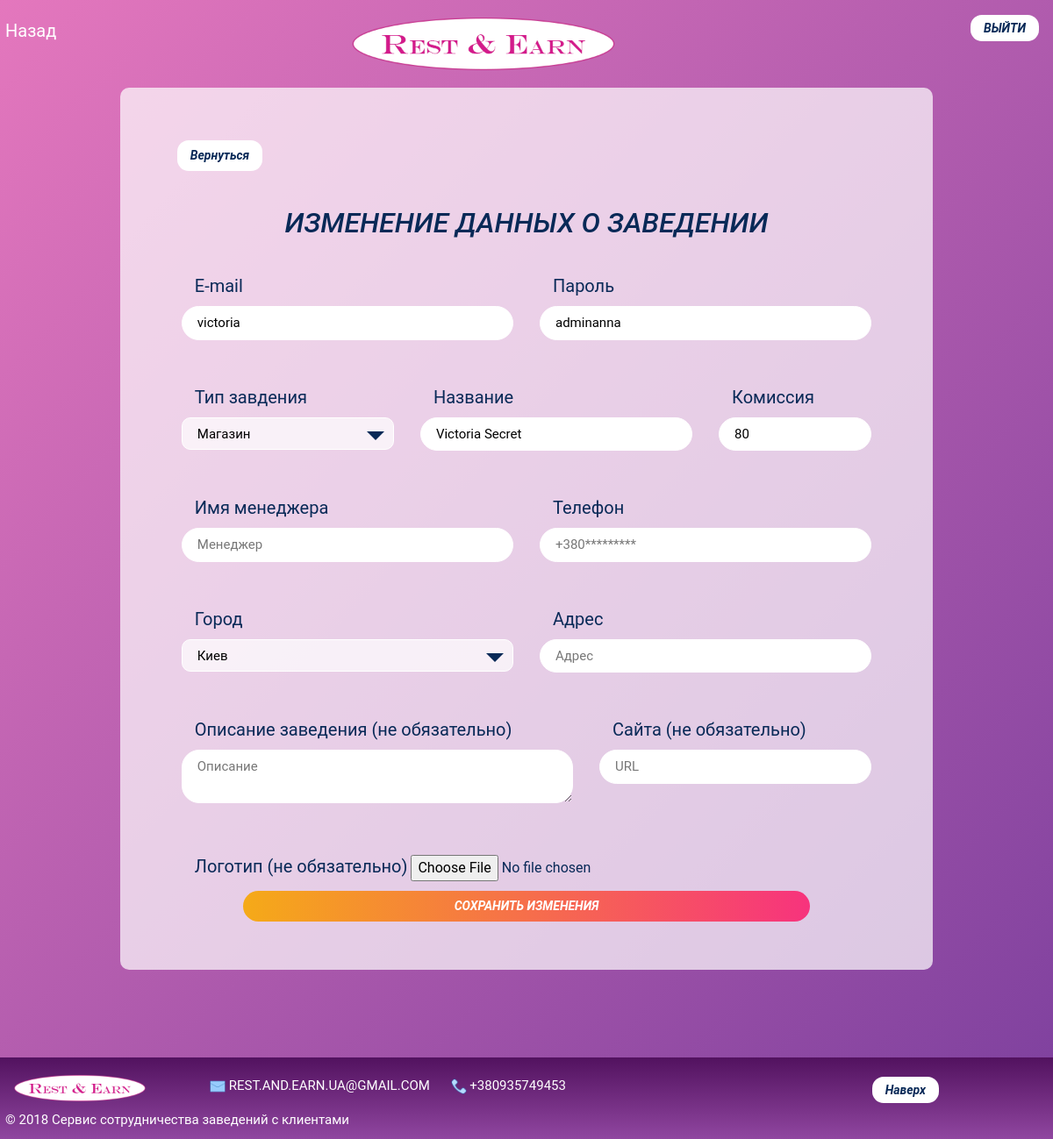
The page /rest/edit (signed in) on the database its author committed.
### tables this page shows
CREATE TABLE IF NOT EXISTS `rest` (
  `id` int(11) NOT NULL AUTO_INCREMENT,
  `date_reg` varchar(10) NOT NULL DEFAULT '',
  `name` varchar(250) NOT NULL DEFAULT '',
  `city` varchar(100) NOT NULL DEFAULT '',
  `addr` varchar(250) NOT NULL DEFAULT '',
  `mail` varchar(100) NOT NULL DEFAULT '',
  `password` varchar(100) NOT NULL DEFAULT '',
  `type` varchar(100) NOT NULL DEFAULT '',
  `manager` varchar(250) NOT NULL DEFAULT '',
  `phone` varchar(50) NOT NULL DEFAULT '',
  `url` varchar(500) NOT NULL DEFAULT '',
  `description` text NOT NULL,
  `per_coop` double NOT NULL DEFAULT '0',
  `per_cl` double NOT NULL DEFAULT '0',
  `visits` int(11) NOT NULL DEFAULT '0',
  `total_amount` double NOT NULL DEFAULT '0',
  PRIMARY KEY (`id`)
);

CREATE TABLE IF NOT EXISTS `rest_type` (
  `id` int(11) NOT NULL AUTO_INCREMENT,
  `name` varchar(500) NOT NULL DEFAULT '',
  PRIMARY KEY (`id`)
);

CREATE TABLE IF NOT EXISTS `city` (
  `id` int(11) NOT NULL AUTO_INCREMENT,
  `name` varchar(500) NOT NULL DEFAULT '',
  PRIMARY KEY (`id`)
);

### engine/main/load.php (called while the page is built, shortened)
<?php
class Load {
	public function view($name, $vars = array()){
		$file = APPLICATION_DIR . 'views/' . $name . '.php';
		if(is_readable($file)){
			extract($vars);
	  		include($file);
	  		$content = ob_get_contents();
	  		return $content;
		}
		exit('Ошибка: Не удалось загрузить шаблон ' . $name . '!');
	}
}
?>

### application/controllers/rest/index.php (called while the page is built, shortened)
<?php
class indexController extends Controller {
	public function edit() {
        if(!$rest = $this->user->isRest()) $this->response->redirect('/');
        $this->load->model('rest');
        $this->data['rest'] = $this->user->isRest();
        $this->load->model('rest_type');
        $this->data['rest_type'] = $this->rest_typeModel->getItems();
        $this->load->model('city');
        $this->data['cities'] = $this->cityModel->getItems();
        if(!empty($this->user->isAdmin())) $this->data['adm'] = 1;
        else $this->data['adm'] = 0;
		return $this->load->view('rest/edit', $this->data);
	}
}
?>

### engine/main/action.php (called while the page is built, shortened)
<?php
class Action {
	private $registry;
	private $folder;
	private $controller;
	private $method;
	private $args;
	public function __construct($registry){
		$this->registry = $registry;
	}
	public function make($action) {
		$this->folder = null;
		$this->controller = null;
		$this->method = null;
		$this->args = null;
		$action = preg_replace("/[^\w\d\s\/]/", '', $action);
		$parts = explode('/', $action);
		$parts = array_filter($parts);
		foreach($parts as $item) {
			$fullpath = APPLICATION_DIR . 'controllers' . $this->folder . '/' . $item;
			if(is_dir($fullpath)) {
				$this->folder .= '/' . $item;
				array_shift($parts);
				continue;
			}
			elseif(is_file($fullpath . '.php')) {
				$this->controller = $item;
				array_shift($parts);
				break;
			} else break;
		}
		if(empty($this->controller)) {
			$this->controller = 'index';
		}
		if($c = array_shift($parts)) {
			$this->method = $c;
		} else {
			$this->method = 'index';
		}
	}
	public function go($commonEnable = false) {
		$controllerFile = APPLICATION_DIR . 'controllers/' . $this->folder . '/' . $this->controller . '.php';
		if($this->folder != "common" || $commonEnable == true) {
			if(is_readable($controllerFile)) {
				$controller = new $controllerClass($this->registry);
				if(is_callable(array($controller, $this->method))) {
					$this->method = $this->method;
				} else {
					$this->method = 'index';
				}
				if(empty($this->args)) {
					return call_user_func(array($controller, $this->method));
				} else {
					return call_user_func_array(array($controller, $this->method), $this->args);
				}
			}
		}
		exit('Ошибка: Не удалось загрузить контроллер ' . $this->controller . '!');
	}
}
?>

### index.php (called while the page is built, shortened)
<?php
require_once(ENGINE_DIR . 'main/controller.php');
require_once(ENGINE_DIR . 'main/model.php');
require_once(ENGINE_DIR . 'main/registry.php');
require_once(ENGINE_DIR . 'main/config.php');
require_once(ENGINE_DIR . 'main/user.php');
require_once(ENGINE_DIR . 'main/load.php');
require_once(ENGINE_DIR . 'main/action.php');
$registry = new Registry();
$config = new Config();
$registry->config = $config;
$request = new Request();
$registry->request = $request;
$session = new Session();
$registry->session = $session;
$response = new Response();
$registry->response = $response;
$document = new Document();
$registry->document = $document;
$db = new DB($config->db_type, $config->db_hostname, $config->db_port, $config->db_username, $config->db_password, $config->db_database);
$registry->db = $db;
$load = new Load($registry);
$registry->load = $load;
$action = new Action($registry);
$registry->action = $action;
$user = new User($registry);
$registry->user = $user;
if(isset($request->get['action'])) $action->make($request->get['action']);
else $action->make('login/index');
$response->output($action->go());
?>

### engine/main/registry.php (called while the page is built)
<?php
class Registry {
	private $data = array();
	public function __set($key, $val){
		$this->data[$key] = $val;
	}
	public function __get($key){
		if(isset($this->data[$key])){
			return $this->data[$key];
		}
		return false;
	}
}
?>

### engine/main/controller.php (called while the page is built, shortened)
<?php
abstract class Controller {
	private $registry;
	public function __construct($registry) {
		$this->registry = $registry;
	}
	public function __get($key) {
		return $this->registry->$key;
	}
}
?>

### engine/main/user.php (called while the page is built, shortened)
<?php
class User {
	private $registry;
	private $rest = array();
  	public function __construct($registry) {
		$this->registry = $registry;
        $this->loggedRest();
  	}
    private function loggedRest(){
		if (isset($this->registry->session->data['re_rest_mail'])) {
			$query = $this->registry->db->query("SELECT * FROM `rest` WHERE `mail` = '".$this->registry->session->data['re_rest_mail']."' AND `password` = '".$this->registry->session->data['re_rest_pass']."'");
            if(!empty($query)) $this->rest = $query[0];
            else $this->logoutRest();
        }
    }
  	public function isRest() {
        return $this->rest;
  	}
}
?>

### application/config.php (called while the page is built)
<?php
$config = array(
    'title' => 'R&E',
    'description' => 'Официальный сайт',
    'keywords' => 'cashback, restoran',
    'url' => 'http://www.rest-and-earn.top/',
    'db_type' => 'pdo',
    'db_hostname' => 'restan02.mysql.tools',
    'db_port' => 3306,
    'db_username' => 'restan02_db',
    'db_password' => 'ACTrbACw',
    'db_database' => 'restan02_db',
    'mail_host' => 'mail.adm.tools',
    'mail_port' => '25',
    'mail_from' => 'support@rest-and-earn.top',
    'mail_password' => '7Hry784ojVDO',
    'mail_sender' => 'R&E Support',
    'css' => array(),
    'js' => array(),
    'status_reserv' => array(array('class'=>'res_ok', 'note'=>'Завершено'),
                             array('class'=>'res_data', 'note'=>'Не хватает данных'),
                             array('class'=>'res_proc', 'note'=>'В процессе'),
                             array('class'=>'res_canc', 'note'=>'Отменено')),
    'status_pay' => array(array('class'=>'pay_y', 'note'=>'Выплачено'),
                          array('class'=>'pay_n', 'note'=>'В заявке')),
    'status_end' => array('ok_rest'=>'990', 'ok_adm'=>'090')
);
?>

### engine/main/config.php (called while the page is built)
<?php
class Config {
	private $data = array();
	public function __construct() {
		if(is_readable(APPLICATION_DIR . 'config.php')) {
			require_once(APPLICATION_DIR . 'config.php');
			$this->data = array_merge($this->data, $config);
			return true;
		}
		exit('Ошибка: Не удалось загрузить файл конфигурации!');
	}
	public function __set($key, $val){
		$this->data[$key] = $val;
	}
	public function __get($key){
		if(isset($this->data[$key])){
			return $this->data[$key];
		}
		return false;
	}
}
?>

### engine/database/pdo.php (called while the page is built, shortened)
<?php
final class pdoDriver {
	private $pdo = null;
	public function __construct($hostname, $port, $username, $password, $database) {
        try{
            $dsn = "mysql:host={$hostname};port={$port};dbname={$database};charset=utf8";
            $this->pdo = new PDO($dsn, $username, $password);
            $this->pdo->setAttribute(PDO::ATTR_ERRMODE, PDO::ERRMODE_EXCEPTION);
            $this->pdo->query("SET NAMES 'utf8'");
            $this->pdo->query("SET CHARACTER SET utf8");
            $this->pdo->query("SET CHARACTER_SET_CONNECTION=utf8");
            $this->pdo->query("SET SQL_MODE = ''");
        }
        catch(PDOException $e){
            echo $e->getMessage();
        }
  	}
  	public function query($sql) {
        try{
            $rezult = $this->pdo->query($sql);
            $rezult->setFetchMode(PDO::FETCH_ASSOC);
            $rezultList = array();
        } catch(Exception $e) { echo "ERROR: ".$sql; }
        $i = 0;
        try{
            while($row = $rezult->fetch()){
                $rezultList[$i++] = $row;
            }
            return $rezultList;
        } catch(Exception $e) { }
  	}
}
?>

### engine/main/db.php (called while the page is built, shortened)
<?php
class DB {
	private $driver;
	public function __construct($driver, $hostname, $port, $username, $password, $database) {
		$this->driver = new $class($hostname, $port, $username, $password, $database);
	}
  	public function query($sql) {
		return $this->driver->query($sql);
  	}
}
?>

### engine/main/model.php (called while the page is built, shortened)
<?php
abstract class Model {
    protected $table = "";
	public function __construct($registry, $name) {
        $this->table = $name;
	}
    public function getItems($column = array(), $data = array(), $nodata = array(), $sort = array(), $options = array(), $special = false) {
		$sql = "SELECT ";
        if(empty($column)){
            $sql .= " * ";
        }
        $sql .= " FROM `".$this->table."` ";
		$query = $this->db->query($sql);
		return $query;
	}
}
?>

### application/views/rest/edit.php (the view, shortened to what this page needs)
<?php echo $header_rest ?>
<div class="block-win" style="width: 80%">
    <div class="row">
        <a href="/rest" class="button2">Вернуться</a>
    </div>
    <form action="/rest/edit" method="post" enctype="multipart/form-data">
        <div class="row">
            <h2 class="title">ИЗМЕНЕНИЕ ДАННЫХ О ЗАВЕДЕНИИ</h2>
        </div>
        <div class="row">
            <div class="col-12 col-md-6">
                <label for="login">E-mail</label>
                <input type="text" name="mail" id="login" value="<?php echo $rest['mail']; ?>" placeholder="E-mail">
            </div>
            <div class="col-12 col-md-6">
                <label for="pass">Пароль</label>
                <input type="text" name="password" id="pass" value="<?php echo $rest['password']; ?>" placeholder="Пароль">
            </div>
        </div>
        <div class="row">
            <div class="col-12 col-md-4">
                <label for="type">Тип завдения</label>
                <div class="select-wrapper">
                    <div class="select-arrow-3"></div>
                    <select name="type" id="type">
                        <?php foreach($rest_type as $type): ?>
                        <option value="<?php echo $type['name']; ?>" <?php echo ($rest['type']==$type['name']?'selected':''); ?>>
                            <?php echo $type['name']; ?>
                        </option>
                        <?php endforeach; ?>
                    </select>
                </div>
            </div>
            <div class="col-12 col-md-5">
                <label for="name">Название</label>
                <input type="text" name="name" id="name" placeholder="Название заведения" value="<?php echo $rest['name']; ?>">
            </div>
            <div class="col-6 col-md-3">
                <label for="per_com">Комиссия</label>
                <input type="text" name="per_coop" id="per_com" placeholder value="<?php echo $rest['per_coop']; ?>">
            </div>
        </div>
        <div class="row">
            <div class="col-12 col-md-6">
                <label for="menager">Имя менеджера</label>
                <input type="text" name="menager" id="menager" placeholder="Менеджер" value="<?php echo $rest['manager']; ?>">
            </div>
            <div class="col-12 col-md-6">
                <label for="phone">Телефон</label>
                <input type="text" name="phone" id="phone" placeholder="+380*********" value="<?php echo $rest['phone']; ?>">
            </div>
        </div>
        <div class="row">
            <div class="col-12 col-md-6">
                <label for="city">Город</label>
                <div class="select-wrapper">
                    <div class="select-arrow-3"></div>
                    <select name="city" id="city">
                        <?php foreach($cities as $city): ?>
                        <option value="<?php echo $city['name']; ?>" <?php echo ($rest['city']==$city['name'] ?'selected':''); ?>>
                            <?php echo $city['name']; ?>
                        </option>
                        <?php endforeach; ?>
                    </select>
                </div>
            </div>
            <div class="col-12 col-md-6">
                <label for="addr">Адрес</label>
                <input type="text" name="addr" id="addr" placeholder="Адрес" value="<?php echo $rest['addr']; ?>">
            </div>
        </div>
        <div class="row">
            <div class="col-12 col-md-7">
                <label for="desc">Описание заведения (не обязательно)</label>
                <textarea name="description" id="desc" placeholder="Описание"><?php echo $rest['description']; ?></textarea>
            </div>
            <div class="col-12 col-md-5">
                <label for="url">Cайта (не обязательно)</label>
                <input type="text" name="url" id="url" placeholder="URL" value="<?php echo $rest['url']; ?>">
            </div>
        </div>
        <div class="row">
            <div class="col-12">
                <label for="logo">Логотип (не обязательно)</label>
                <input type="file" name="file_logo" id="logo" value="Загрузить новый">
            </div>
        </div>
        <div class="row">
            <input class="button1" type="submit" name="save" id="reg_rest" value="СОХРАНИТЬ ИЗМЕНЕНИЯ">
        </div>
    </form>
</div>
<?php echo $footer_login ?>

### rows shown on the page
rest: mail "victoria", password "adminanna", type "Магазин", name "Victoria Secret", per_coop "80", city "Киев"
